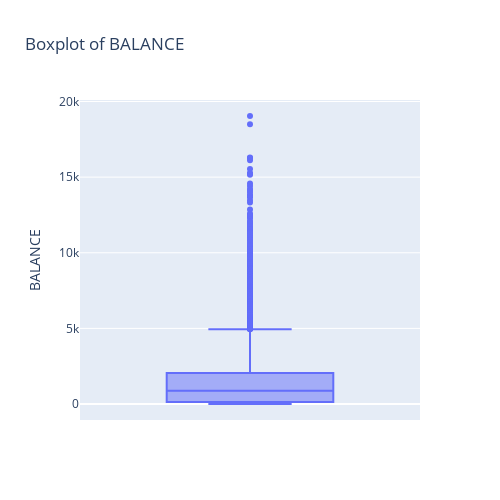
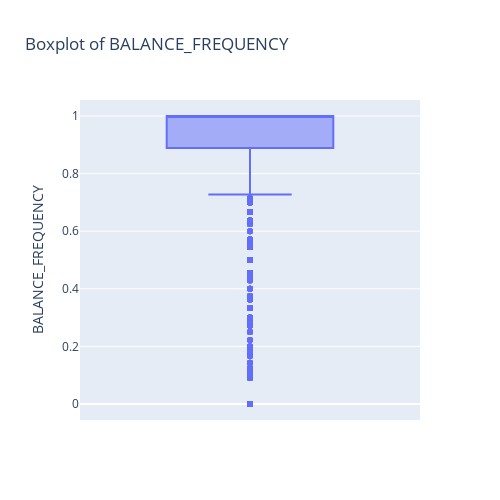
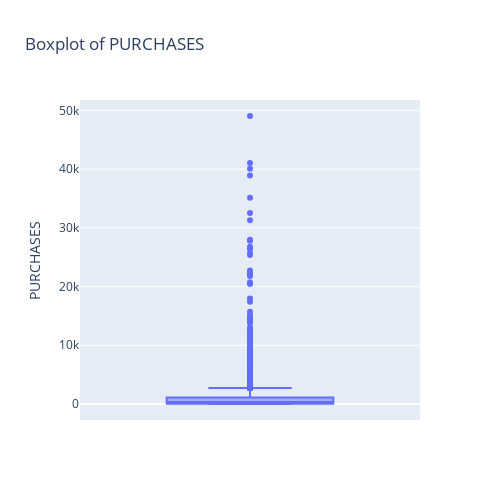
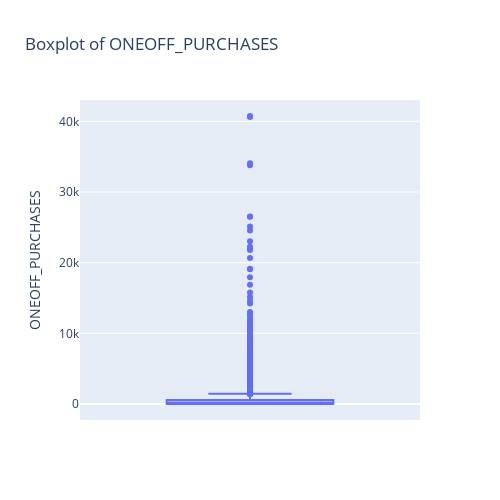

These figures' notebook cell, in order:
### Code cell
for feature in df.columns:
    fig = px.box(df, y=feature, title=f'Boxplot of {feature}')
    fig.update_layout(height=500, width=500)
    fig.show()

### Figure 1 — Plotly figure (JSON) as saved in the notebook; plotly's stock layout.template omitted (floating-point values rounded to 4 significant figures; data arrays with more than 128 entries replaced by an {"elided": "..."} marker saying what was removed)
{"data": [{"alignmentgroup": "True", "hovertemplate": "BALANCE=%{y}<extra></extra>", "legendgroup": "", "marker": {"color": "#636efa"}, "name": "", "notched": false, "offsetgroup": "", "orientation": "v", "showlegend": false, "type": "box", "x0": " ", "xaxis": "x", "y": {"elided": "8950 float values"}, "y0": " ", "yaxis": "y"}], "layout": {"boxmode": "group", "height": 500, "legend": {"tracegroupgap": 0}, "title": {"text": "Boxplot of BALANCE"}, "width": 500, "xaxis": {"anchor": "y", "domain": [0, 1]}, "yaxis": {"anchor": "x", "domain": [0, 1], "title": {"text": "BALANCE"}}}}

### Figure 2 — Plotly figure (JSON) as saved in the notebook; plotly's stock layout.template omitted (floating-point values rounded to 4 significant figures; data arrays with more than 128 entries replaced by an {"elided": "..."} marker saying what was removed)
{"data": [{"alignmentgroup": "True", "hovertemplate": "BALANCE_FREQUENCY=%{y}<extra></extra>", "legendgroup": "", "marker": {"color": "#636efa"}, "name": "", "notched": false, "offsetgroup": "", "orientation": "v", "showlegend": false, "type": "box", "x0": " ", "xaxis": "x", "y": {"elided": "8950 float values"}, "y0": " ", "yaxis": "y"}], "layout": {"boxmode": "group", "height": 500, "legend": {"tracegroupgap": 0}, "title": {"text": "Boxplot of BALANCE_FREQUENCY"}, "width": 500, "xaxis": {"anchor": "y", "domain": [0, 1]}, "yaxis": {"anchor": "x", "domain": [0, 1], "title": {"text": "BALANCE_FREQUENCY"}}}}

### Figure 3 — Plotly figure (JSON) as saved in the notebook; plotly's stock layout.template omitted (floating-point values rounded to 4 significant figures; data arrays with more than 128 entries replaced by an {"elided": "..."} marker saying what was removed)
{"data": [{"alignmentgroup": "True", "hovertemplate": "PURCHASES=%{y}<extra></extra>", "legendgroup": "", "marker": {"color": "#636efa"}, "name": "", "notched": false, "offsetgroup": "", "orientation": "v", "showlegend": false, "type": "box", "x0": " ", "xaxis": "x", "y": {"elided": "8950 float values"}, "y0": " ", "yaxis": "y"}], "layout": {"boxmode": "group", "height": 500, "legend": {"tracegroupgap": 0}, "title": {"text": "Boxplot of PURCHASES"}, "width": 500, "xaxis": {"anchor": "y", "domain": [0, 1]}, "yaxis": {"anchor": "x", "domain": [0, 1], "title": {"text": "PURCHASES"}}}}

### Figure 4 — Plotly figure (JSON) as saved in the notebook; plotly's stock layout.template omitted (floating-point values rounded to 4 significant figures; data arrays with more than 128 entries replaced by an {"elided": "..."} marker saying what was removed)
{"data": [{"alignmentgroup": "True", "hovertemplate": "ONEOFF_PURCHASES=%{y}<extra></extra>", "legendgroup": "", "marker": {"color": "#636efa"}, "name": "", "notched": false, "offsetgroup": "", "orientation": "v", "showlegend": false, "type": "box", "x0": " ", "xaxis": "x", "y": {"elided": "8950 float values"}, "y0": " ", "yaxis": "y"}], "layout": {"boxmode": "group", "height": 500, "legend": {"tracegroupgap": 0}, "title": {"text": "Boxplot of ONEOFF_PURCHASES"}, "width": 500, "xaxis": {"anchor": "y", "domain": [0, 1]}, "yaxis": {"anchor": "x", "domain": [0, 1], "title": {"text": "ONEOFF_PURCHASES"}}}}
